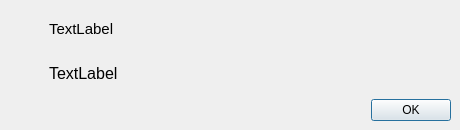
<?xml version="1.0" encoding="UTF-8"?>
<ui version="4.0">
 <class>MainWindow</class>
 <widget class="QMainWindow" name="MainWindow">
  <property name="enabled">
   <bool>true</bool>
  </property>
  <property name="geometry">
   <rect>
    <x>0</x>
    <y>0</y>
    <width>460</width>
    <height>130</height>
   </rect>
  </property>
  <property name="sizePolicy">
   <sizepolicy hsizetype="Fixed" vsizetype="Fixed">
    <horstretch>0</horstretch>
    <verstretch>0</verstretch>
   </sizepolicy>
  </property>
  <property name="minimumSize">
   <size>
    <width>460</width>
    <height>130</height>
   </size>
  </property>
  <property name="maximumSize">
   <size>
    <width>460</width>
    <height>130</height>
   </size>
  </property>
  <property name="windowTitle">
   <string notr="true"/>
  </property>
  <property name="windowOpacity">
   <double>1.000000000000000</double>
  </property>
  <property name="tabShape">
   <enum>QTabWidget::Rounded</enum>
  </property>
  <property name="unifiedTitleAndToolBarOnMac">
   <bool>false</bool>
  </property>
  <widget class="QWidget" name="centralwidget">
   <layout class="QGridLayout" name="gridLayout">
    <item row="0" column="0">
     <spacer name="horizontalSpacer">
      <property name="orientation">
       <enum>Qt::Horizontal</enum>
      </property>
      <property name="sizeType">
       <enum>QSizePolicy::Fixed</enum>
      </property>
      <property name="sizeHint" stdset="0">
       <size>
        <width>40</width>
        <height>20</height>
       </size>
      </property>
     </spacer>
    </item>
    <item row="0" column="1">
     <layout class="QVBoxLayout" name="verticalLayout">
      <item>
       <widget class="QLabel" name="label2">
        <property name="font">
         <font>
          <pointsize>11</pointsize>
         </font>
        </property>
        <property name="text">
         <string>TextLabel</string>
        </property>
       </widget>
      </item>
      <item>
       <widget class="QLabel" name="label1">
        <property name="font">
         <font>
          <pointsize>12</pointsize>
         </font>
        </property>
        <property name="text">
         <string>TextLabel</string>
        </property>
       </widget>
      </item>
      <item>
       <layout class="QHBoxLayout" name="horizontalLayout">
        <item>
         <spacer name="horizontalSpacer_2">
          <property name="orientation">
           <enum>Qt::Horizontal</enum>
          </property>
          <property name="sizeHint" stdset="0">
           <size>
            <width>40</width>
            <height>20</height>
           </size>
          </property>
         </spacer>
        </item>
        <item>
         <widget class="QPushButton" name="ok_button_update">
          <property name="text">
           <string>OK</string>
          </property>
          <property name="autoDefault">
           <bool>true</bool>
          </property>
          <property name="default">
           <bool>true</bool>
          </property>
         </widget>
        </item>
       </layout>
      </item>
     </layout>
    </item>
   </layout>
  </widget>
  <action name="actionAbout">
   <property name="text">
    <string>About</string>
   </property>
  </action>
  <action name="actiondsd">
   <property name="text">
    <string>dsd</string>
   </property>
  </action>
 </widget>
 <resources/>
 <connections/>
</ui>
